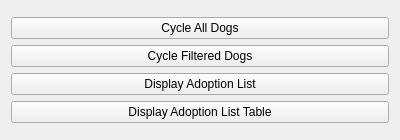
<?xml version="1.0" encoding="UTF-8"?>
<ui version="4.0">
 <class>User</class>
 <widget class="QWidget" name="User">
  <property name="geometry">
   <rect>
    <x>0</x>
    <y>0</y>
    <width>400</width>
    <height>140</height>
   </rect>
  </property>
  <property name="windowTitle">
   <string>User</string>
  </property>
  <layout class="QVBoxLayout" name="verticalLayout_2">
   <item>
    <layout class="QVBoxLayout" name="verticalLayout">
     <item>
      <widget class="QPushButton" name="cycleAllButton">
       <property name="text">
        <string>Cycle All Dogs</string>
       </property>
      </widget>
     </item>
     <item>
      <widget class="QPushButton" name="cycleFilteredButton">
       <property name="text">
        <string>Cycle Filtered Dogs</string>
       </property>
      </widget>
     </item>
     <item>
      <widget class="QPushButton" name="displayButton">
       <property name="text">
        <string>Display Adoption List</string>
       </property>
      </widget>
     </item>
     <item>
      <widget class="QPushButton" name="tableButton">
       <property name="text">
        <string>Display Adoption List Table</string>
       </property>
      </widget>
     </item>
    </layout>
   </item>
  </layout>
 </widget>
 <resources/>
 <connections/>
</ui>
